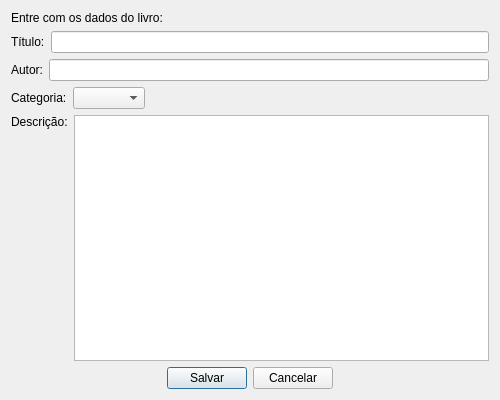
<?xml version="1.0" encoding="UTF-8"?>
<ui version="4.0">
 <class>NewBookForm</class>
 <widget class="QDialog" name="NewBookForm">
  <property name="geometry">
   <rect>
    <x>0</x>
    <y>0</y>
    <width>500</width>
    <height>400</height>
   </rect>
  </property>
  <property name="windowTitle">
   <string>Dialog</string>
  </property>
  <layout class="QVBoxLayout" name="verticalLayout_3">
   <item>
    <widget class="QLabel" name="newBookLabel">
     <property name="text">
      <string>Entre com os dados do livro:</string>
     </property>
    </widget>
   </item>
   <item>
    <layout class="QHBoxLayout" name="horizontalLayout_10">
     <item>
      <widget class="QLabel" name="titleLabel">
       <property name="text">
        <string>Título:</string>
       </property>
       <property name="buddy">
        <cstring>titleEdit</cstring>
       </property>
      </widget>
     </item>
     <item>
      <widget class="QLineEdit" name="titleEdit"/>
     </item>
    </layout>
   </item>
   <item>
    <layout class="QHBoxLayout" name="horizontalLayout_6">
     <item>
      <widget class="QLabel" name="authorLabel">
       <property name="text">
        <string>Autor:</string>
       </property>
       <property name="buddy">
        <cstring>authorEdit</cstring>
       </property>
      </widget>
     </item>
     <item>
      <widget class="QLineEdit" name="authorEdit"/>
     </item>
    </layout>
   </item>
   <item>
    <layout class="QHBoxLayout" name="horizontalLayout_8">
     <item>
      <widget class="QLabel" name="categoryLabel">
       <property name="text">
        <string>Categoria:</string>
       </property>
       <property name="buddy">
        <cstring>categoryBox</cstring>
       </property>
      </widget>
     </item>
     <item>
      <widget class="QComboBox" name="categoryBox"/>
     </item>
     <item>
      <spacer name="horizontalSpacer_6">
       <property name="orientation">
        <enum>Qt::Horizontal</enum>
       </property>
       <property name="sizeHint" stdset="0">
        <size>
         <width>40</width>
         <height>20</height>
        </size>
       </property>
      </spacer>
     </item>
    </layout>
   </item>
   <item>
    <layout class="QHBoxLayout" name="horizontalLayout_9">
     <item>
      <layout class="QVBoxLayout" name="verticalLayout_2">
       <item>
        <widget class="QLabel" name="descriptionLabel">
         <property name="text">
          <string>Descrição:</string>
         </property>
        </widget>
       </item>
       <item>
        <spacer name="verticalSpacer_2">
         <property name="orientation">
          <enum>Qt::Vertical</enum>
         </property>
         <property name="sizeHint" stdset="0">
          <size>
           <width>48</width>
           <height>108</height>
          </size>
         </property>
        </spacer>
       </item>
      </layout>
     </item>
     <item>
      <widget class="QPlainTextEdit" name="descriptionEdit"/>
     </item>
    </layout>
   </item>
   <item>
    <layout class="QHBoxLayout" name="horizontalLayout_7">
     <item>
      <spacer name="horizontalSpacer_3">
       <property name="orientation">
        <enum>Qt::Horizontal</enum>
       </property>
       <property name="sizeHint" stdset="0">
        <size>
         <width>40</width>
         <height>20</height>
        </size>
       </property>
      </spacer>
     </item>
     <item>
      <widget class="QPushButton" name="saveButton">
       <property name="text">
        <string>Salvar</string>
       </property>
      </widget>
     </item>
     <item>
      <widget class="QPushButton" name="cancelButton">
       <property name="text">
        <string>Cancelar</string>
       </property>
      </widget>
     </item>
     <item>
      <spacer name="horizontalSpacer_4">
       <property name="orientation">
        <enum>Qt::Horizontal</enum>
       </property>
       <property name="sizeHint" stdset="0">
        <size>
         <width>40</width>
         <height>20</height>
        </size>
       </property>
      </spacer>
     </item>
    </layout>
   </item>
  </layout>
 </widget>
 <resources/>
 <connections>
  <connection>
   <sender>cancelButton</sender>
   <signal>clicked()</signal>
   <receiver>NewBookForm</receiver>
   <slot>close()</slot>
   <hints>
    <hint type="sourcelabel">
     <x>296</x>
     <y>383</y>
    </hint>
    <hint type="destinationlabel">
     <x>440</x>
     <y>366</y>
    </hint>
   </hints>
  </connection>
 </connections>
</ui>
